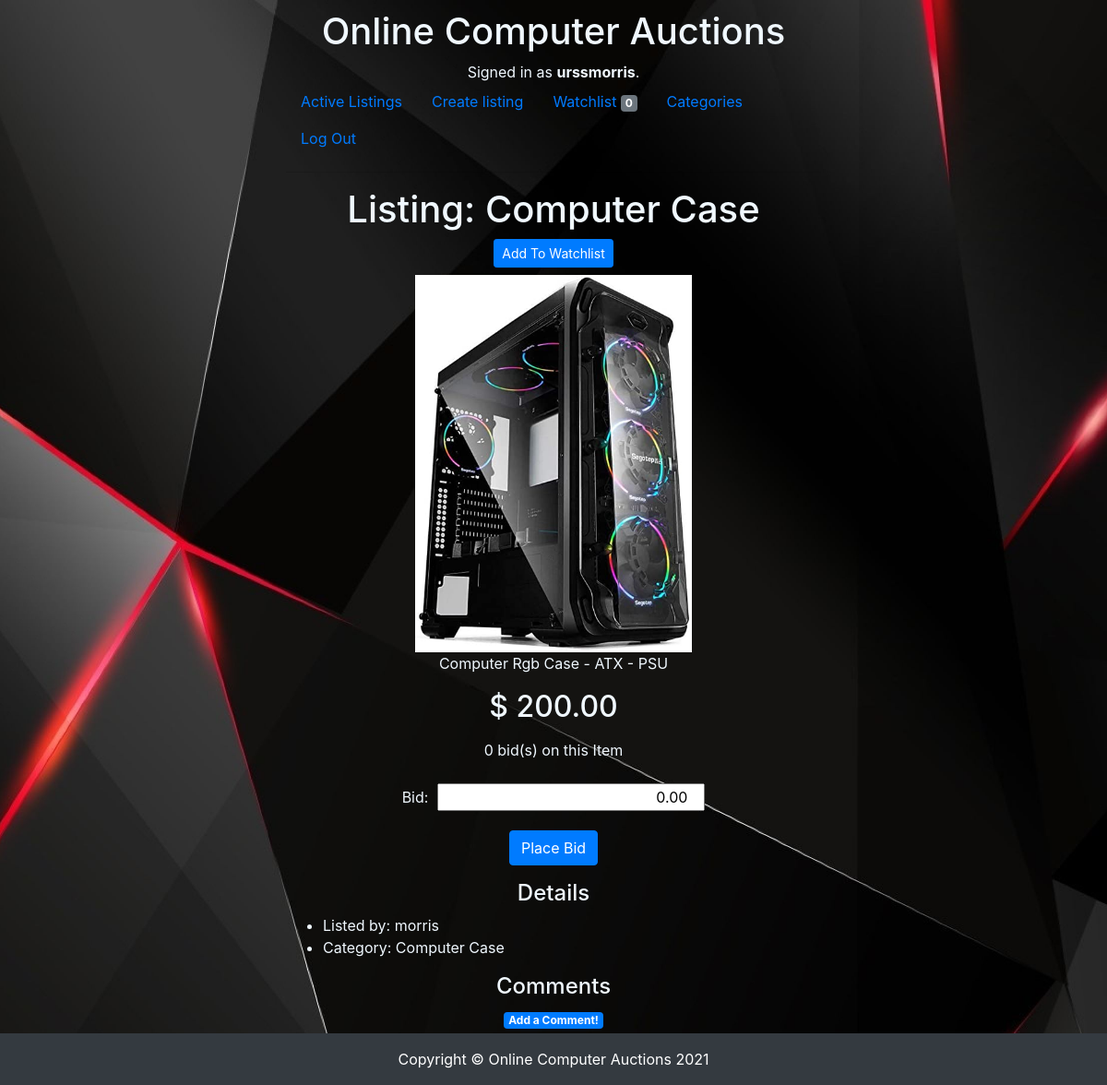
Before: /listing/1 (signed in) with the older database file.
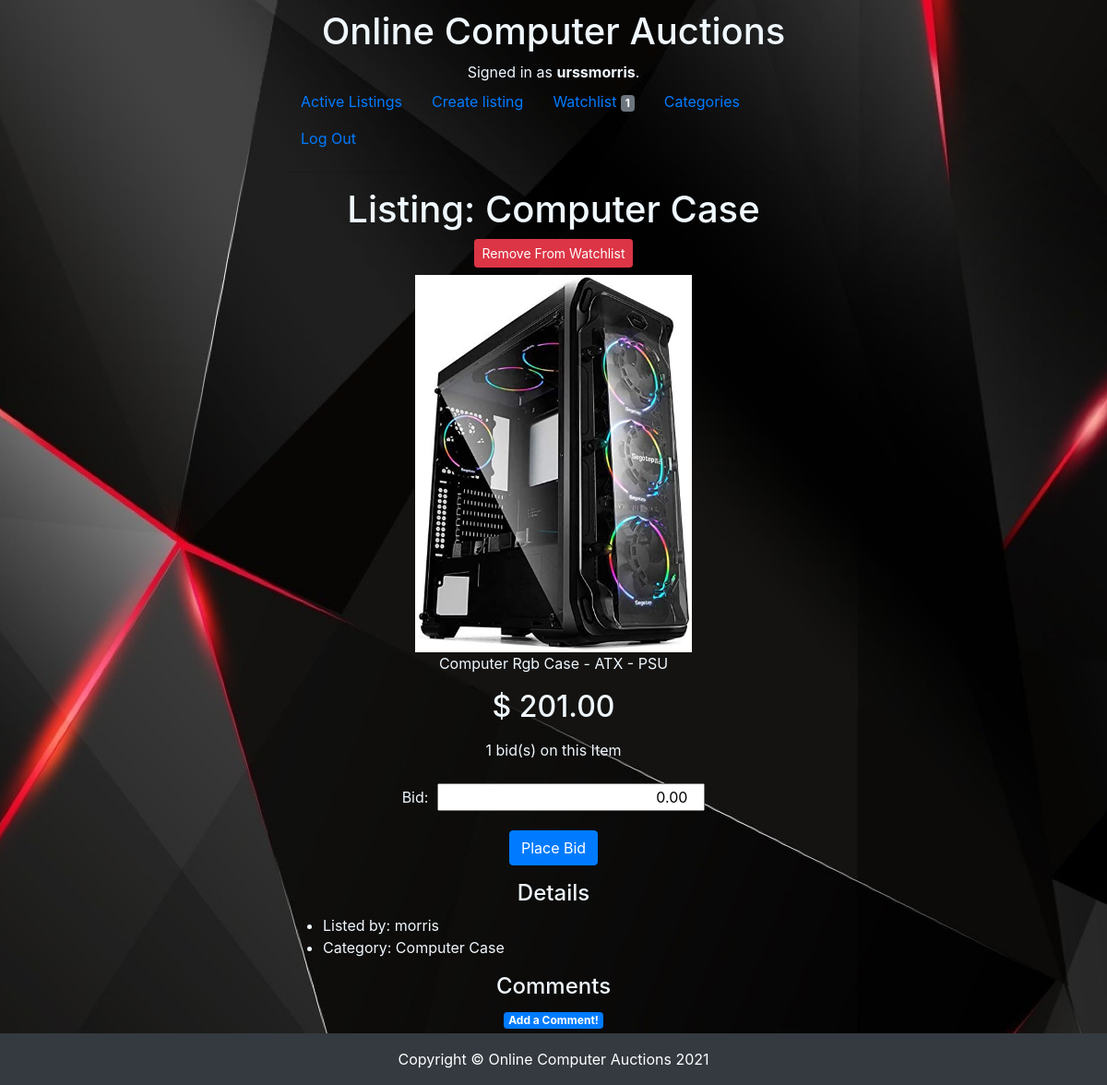
After: the same page with the newer database file.
### auctions/models.py (models this page shows, shortened)
class User(AbstractUser):
    pass

class Listing(models.Model):
    item = models.CharField('Title', max_length=64)
    price = models.DecimalField('Starting Bid', max_digits=10, decimal_places=2, default= "0.00")
    description = models.TextField(max_length=300, blank=True)
    category = models.CharField(max_length=1, choices=CATEGORIES, default=CATEGORIES[0][0])
    time = models.DateTimeField(auto_now_add=True, blank=True)
    closed = models.BooleanField(default=False)
    owner = models.ForeignKey(User, on_delete=models.CASCADE, related_name="owners")
    bids = models.ManyToManyField(Bid, blank=True, related_name="bids")
    comments = models.ManyToManyField(Comment, blank=True, related_name="comments")
    image = models.ImageField(upload_to='images', default='images/default.jpg')

### auctions/views.py (the view)
# urls.py: path("listing/<int:listing_id>", views.show_listing, name="listing"),
@login_required
def show_listing(request, listing_id):
    listing = Listing.objects.get(pk=listing_id)
    user = User.objects.get(username=request.user)
    if request.method == "POST":
        if request.POST.get("button") == "Watchlist":
            watched = False
            if not user.watchlist.filter(listing = listing):
                watchlist = Watchlist()
                watchlist.user = user
                watchlist.listing = listing
                watchlist.save()
                watched = True
            else:
                user.watchlist.filter(listing=listing).delete()
                watched = False
            return render(request, 'auctions/listing.html', {
                "listing": listing,
                "watched": watched,
                "form": BidForm()
                })
        if not listing.closed:
            if request.POST.get("button") == "Close":
                listing.closed = True
                listing.save()
            else:
                price = float(request.POST["price"])
                if user.username != listing.owner.username:
                    if price <= listing.price:
                        return render(request, "auctions/listing.html", {
                            "listing": listing,
                            "form": BidForm(),
                            "message": "Invalid Bid Amount!"
                        })
                    form = BidForm(request.POST)
                    if form.is_valid():
                        bid = form.save(commit=False)
                        bid.user = user
                        bid.save()
                        listing.bids.add(bid)
                        listing.price = price
                        listing.save()
                    else:
                        return render(request, 'auctions/listing.html', {
                            "form": form
                        })
        return HttpResponseRedirect(reverse('listing', args=(listing.id,)))
    else:
        category = listing.category
        cat = dict(CATEGORIES)
        watched = False
        if user.watchlist.filter(listing=listing):
            watched = True
        return render(request, "auctions/listing.html", {
            "listing": listing,
            "form": BidForm(),
            "category": cat[category],
            "watched": watched
        })

### auctions/forms.py
class BidForm(ModelForm):
  class Meta:
    model = Bid
    fields = ["price"]

### auctions/templates/auctions/listing.html (shortened to what this page needs)
{% extends 'auctions/layout.html' %}
{% block body %}
  <h1>Listing: {{ listing.item }}</h1>
  <div class="m-2">
    <form action="{% url 'listing' listing.id %}" method="POST">
      {% if watched %}
      <button type="submit" name="button" value="Watchlist" class="btn btn-danger btn-sm">Remove From Watchlist</button>
      {% else %}
      <button type="submit" name="button" value="Watchlist" class="btn btn-primary btn-sm">Add To Watchlist</button>
      {% endif %}
    </form>
  </div>
  <div>
    <img src="{{ listing.image.url }}" alt="image" style="width: 300px; height: auto">
  </div>
  <div>
    <p>{{ listing.description }}</p>
    <h2> $ {{ listing.price }}</h2>
    <form action="{% url 'listing' listing.id %}" method="POST">
      <div class="form-group">
        <label for="bid">{{ listing.bids.count }} bid(s) on this Item </label>
      </div>
      <div class="form-group">
        {{ form }}
      </div>
      <div class="form-group">
        <input type="submit" name="button" class="btn btn-primary" value="Place Bid">
      </div>
    </form>
  </div>
  <div>
    <h4>Details</h4>
    <ul class="categories">
      <li>Listed by: {{ listing.owner }}</li>
      <li>Category: {{ category }}</li>
    </ul>
  </div>
  <div>
    <h4>Comments</h4>
    <a href="{% url 'comment' listing.id %}"><span class="badge badge-primary">Add a Comment!</span></a>
  </div>
{% endblock %}

### auctions/templates/auctions/layout.html (shortened to what this page needs)
{% load static %}
<!DOCTYPE html>
<html lang="en">
    <head>
        <link rel="stylesheet" href="https://stackpath.bootstrapcdn.com/bootstrap/4.4.1/css/bootstrap.min.css">
        <link href="{% static 'auctions/styles.css' %}" rel="stylesheet">
    </head>
    <body class="bg-img" style="background-image: url('{% static "auctions/images/top_background.jpg"%}');">
        <h1>Online Computer Auctions</h1>
        <div>
            {% if user.is_authenticated %}
                Signed in as <strong>{{ user.username }}</strong>.
            {% else %}
                Not signed in.
            {% endif %}
        </div>
        <ul class="nav">
            <li class="nav-item">
                <a class="nav-link" href="{% url 'index' %}">Active Listings</a>
            </li>
            {% if user.is_authenticated %}
                <li class="nav-item">
                    <a class="nav-link" href="{% url 'create' %}">Create listing</a>
                </li>
                <li class="nav-item">
                    <a class="nav-link" href="{% url 'watchlist' %}">Watchlist <span class="badge badge-secondary">{{ user.watchlist.count }}</span></a>
                </li>
                <li class="nav-item">
                    <a class="nav-link" href="{% url 'categories' %}">Categories</a>
                </li>
                <li class="nav-item">
                    <a class="nav-link" href="{% url 'logout' %}">Log Out</a>
                </li>
            {% endif %}
        </ul>
        <hr>
        {% block body %}
        {% endblock %}
        <footer class="py-3 bg-dark" >
            <div class="container"><p class="m-0 text-center text-white">Copyright &copy; Online Computer Auctions 2021</p></div>
        </footer>
    </body>
</html>

### auctions/static/auctions/styles.css (style rules this page uses)
body { padding: 10px; max-width: 50%; margin: auto; text-align: center; color: aliceblue; margin-bottom: 50px; }
.bg-dark { width: 100%; position: fixed; left: 0; bottom: 0; }
.bg-img { background-position: top; background-size: cover; background-attachment: fixed ; }
h1, h2 { color: aliceblue; }
.categories { display: block; text-align: left; }
.form-group input[type="number"] { margin-left: 10px; width: 50%; text-align: right; }

Changed rows visible on the page:
changed User "urssmorris": watchlist.count "0" → "1"
changed Listing "Computer Case": price "200.00" → "201.00"; bids.count "0" → "1"
Other visible differences:
text no longer shown: "Add To Watchlist"
text now shown: "Remove From Watchlist"
